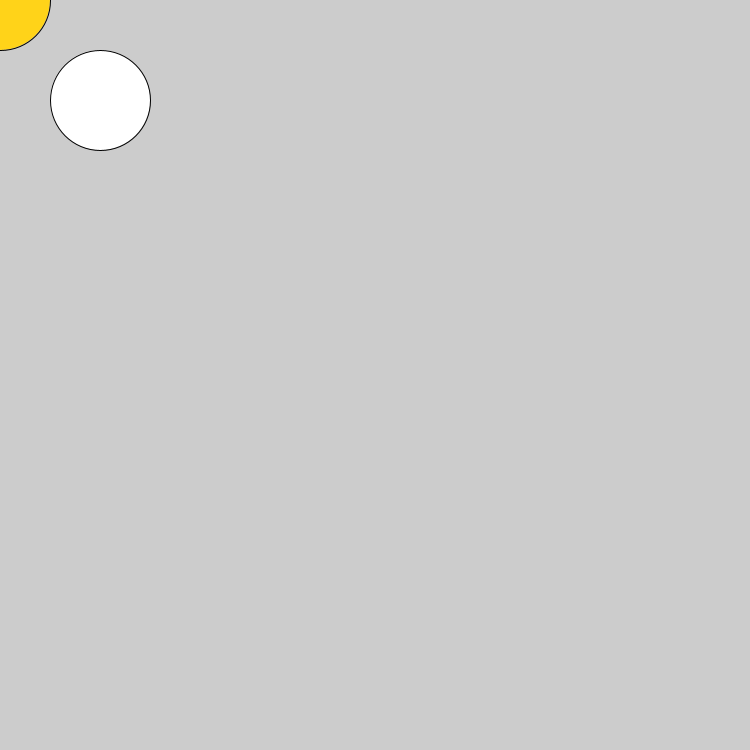
Frame 1 (no input)
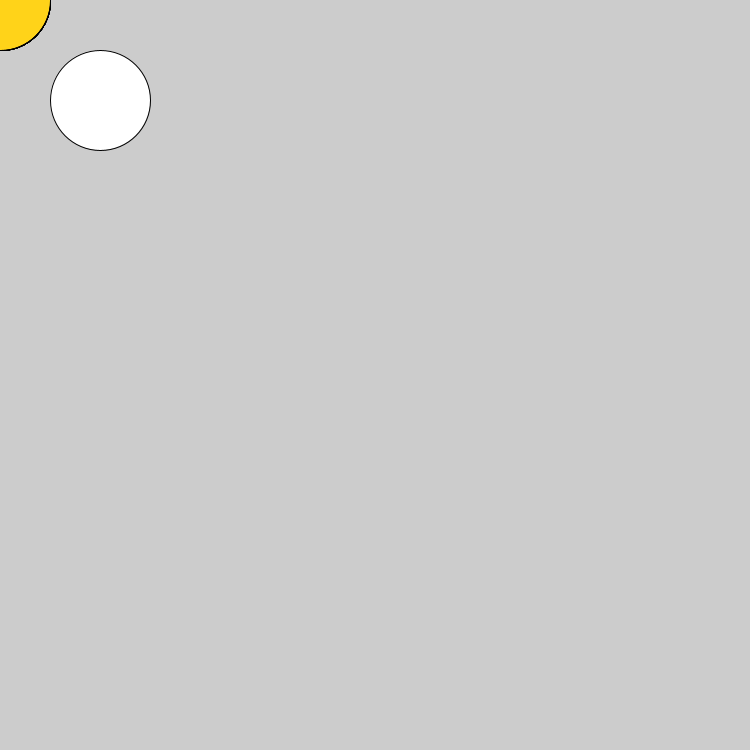
Frame 60 (the mouse pressed at the canvas centre just before this capture)
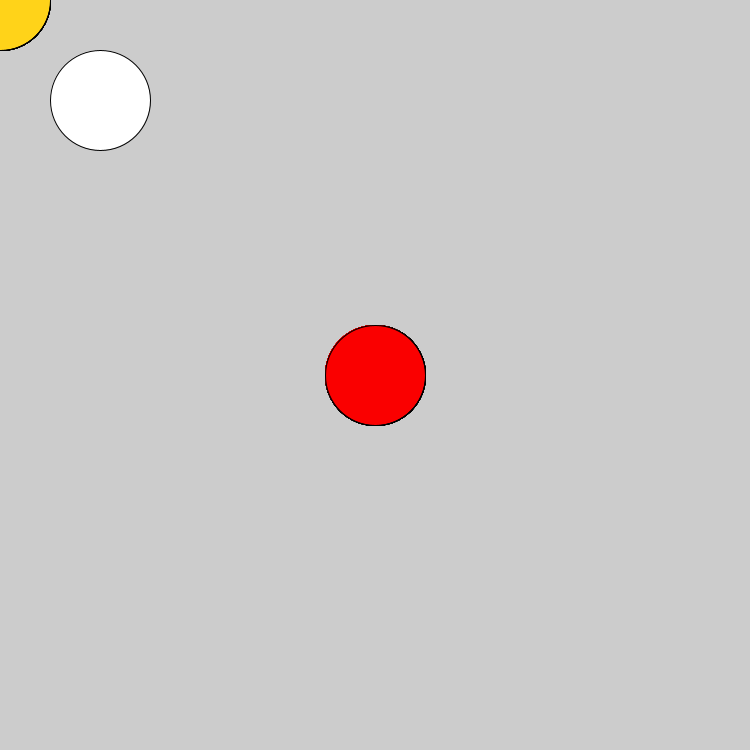
Frame 120 (the mouse held since frame 60 and released just before this capture)

The Processing sketch that drew these frames (run headless with seeded random() and noise(); from frame 60 on, the mouse is pressed at the canvas centre):

// Processing sketch: sketch_181010a
// ── sketch_181010a.pde
void setup(){
  size(750,750);
  ellipse(100,100,100,100);
}

void draw(){
  fill(255,211,25);
  
  if(mousePressed){
    fill(250,0,0);
  }
  ellipse(mouseX,mouseY,100,100);
}
 
